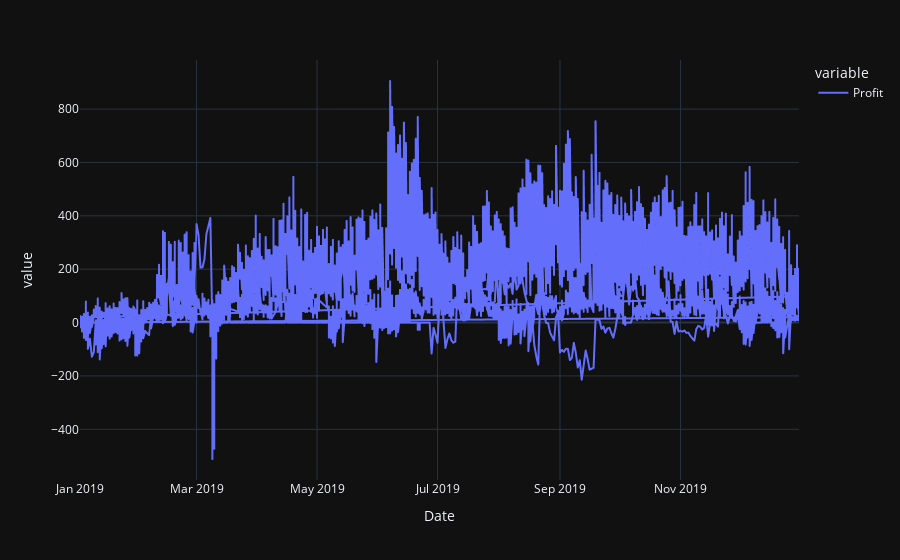

Here is the notebook cell this chart was saved with:
### Code cell
import plotly.express as px
fig = px.line(data19, x="Date", y=["Profit"], template = 'plotly_dark')
fig.show()

### Figure 1 — Plotly figure (JSON) as saved in the notebook; plotly's stock layout.template omitted (floating-point values rounded to 4 significant figures; data arrays with more than 128 entries replaced by an {"elided": "..."} marker saying what was removed)
{"data": [{"hovertemplate": "variable=Profit<br>Date=%{x}<br>value=%{y}<extra></extra>", "legendgroup": "Profit", "line": {"color": "#636efa", "dash": "solid"}, "mode": "lines", "name": "Profit", "showlegend": true, "type": "scattergl", "x": {"elided": "2553 str values"}, "xaxis": "x", "y": {"elided": "2553 float values"}, "yaxis": "y"}], "layout": {"legend": {"title": {"text": "variable"}, "tracegroupgap": 0}, "margin": {"t": 60}, "xaxis": {"anchor": "y", "domain": [0, 1], "title": {"text": "Date"}}, "yaxis": {"anchor": "x", "domain": [0, 1], "title": {"text": "value"}}}}
